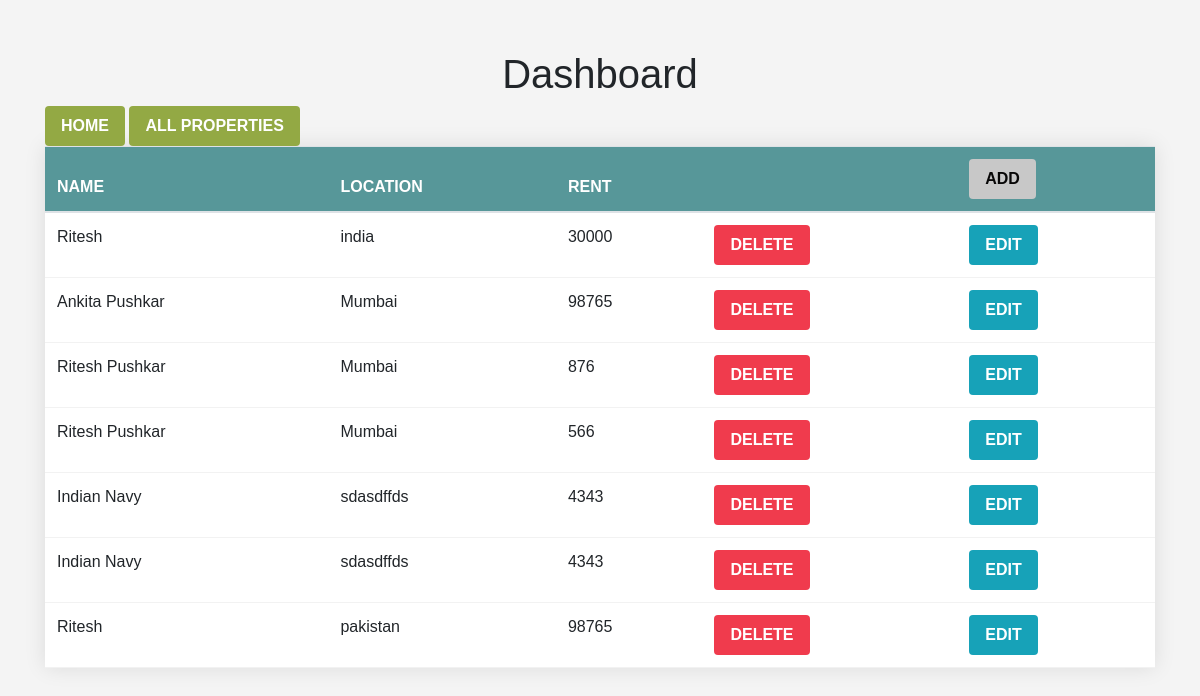
The page /dashboard/ on the database as committed earlier.
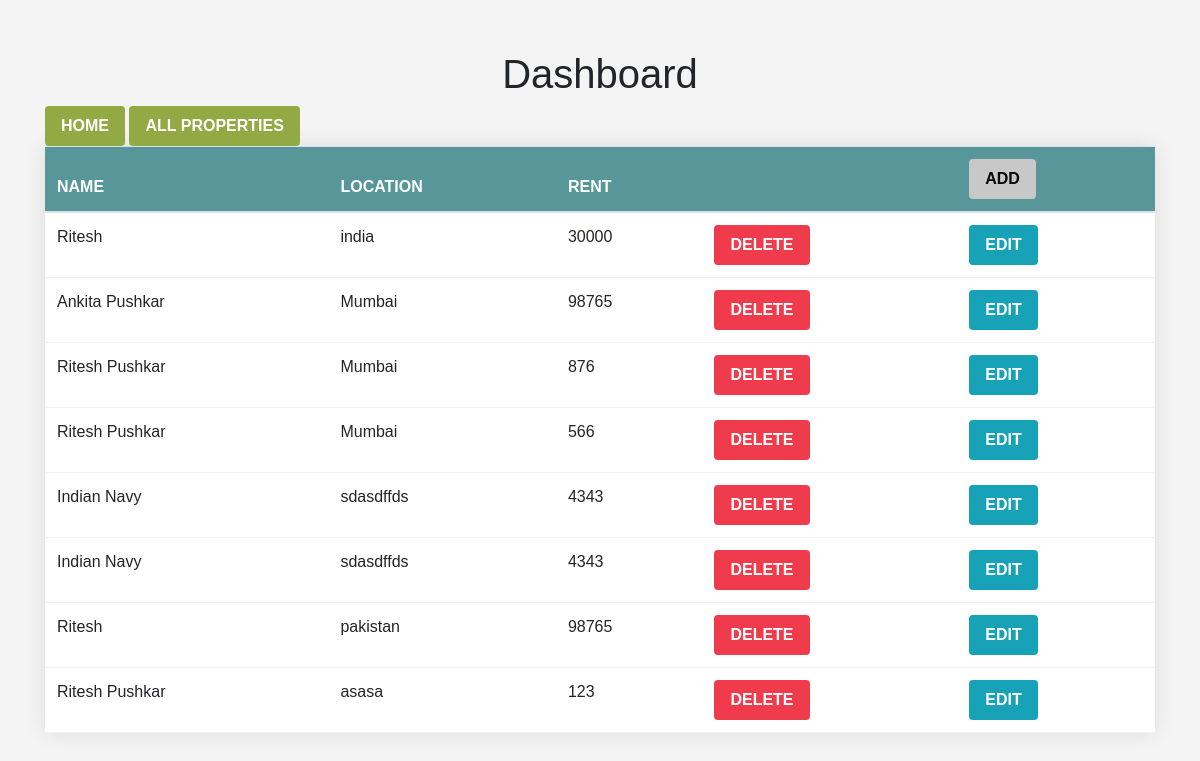
The same page on the database as committed later.
### properties/models.py (models this page shows)
class listing(models.Model) :
    GENDER_CHOICES = (
        ('male', 'Male'),
        ('female', 'Female'),
        ('any', 'Any')
    )
    name = models.CharField(max_length = 40)
    email = models.EmailField()
    location = models.CharField(max_length = 200)
    rent = models.IntegerField()
    gender = models.CharField(max_length=12, choices=GENDER_CHOICES, default = 'Any')
    description = models.CharField(max_length = 800)
    image = models.ImageField(upload_to="properties_images")
    image2 = models.ImageField(upload_to="properties_images", null=True)
    image3 = models.ImageField(upload_to="properties_images", null=True)
    other_details = models.CharField(max_length = 800, null=True)
    about_you = models.CharField(max_length = 800, null=True)
    about_partner = models.CharField(max_length = 800, null=True)
    user = models.ForeignKey(User, on_delete=models.CASCADE, null=True)

### user_dashboard/views.py (the view)
# urls.py: path('dashboard/', dashboard, name='dashboard'),
def dashboard(request):
    data = listing.objects.all()
    return render(request, 'dashboard.html', {'data': data})

### user_dashboard/templates/dashboard.html (shortened to what this page needs)
<!DOCTYPE html>
<html lang="en">
<head>
    <link rel="stylesheet" href="https://stackpath.bootstrapcdn.com/bootstrap/4.5.2/css/bootstrap.min.css">
</head>
<body>
    <div class="container">
        <h1 style="text-align: center;">Dashboard</h1>
        <a href="/"><button class="btn btn-primary">Home</button></a>
        <a href="/display"><button class="btn btn-primary">All Properties</button></a>
        <table class="table table-hover">
            <thead>
                <tr>
                    <th>Name</th>
                    <th>Location</th>
                    <th>Rent</th>
                    <th></th>
                    <th><a href="/properties/"><button class="btn btn-success">Add</button></a></th>
                </tr>
            </thead>
            <tbody>
                {% for ele in data %}
                <tr>
                    <td>{{ele.name}}</td>
                    <td>{{ele.location}}</td>
                    <td>{{ele.rent}}</td>
                        <form action="{% url 'deletedata' ele.id %}" method="POST">
                            <td>
                                <input type="submit" class="btn btn-danger" value="Delete">
                            </td>
                        </form>
                        <td>
                            <a href="{% url 'editdata' ele.id %}"><input type="submit" class="btn btn-info" value="Edit"></a>
                        </td>
                </tr>
                {% endfor %}
            </tbody>
        </table>
    </div>
</body>
</html>

Rows that differ between the two databases and show on the page:
added listing: name "Ritesh Pushkar", location "asasa", rent "123"
